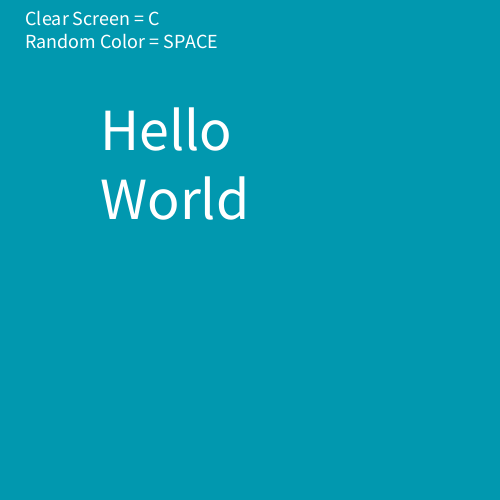
Frame 1 (no input)
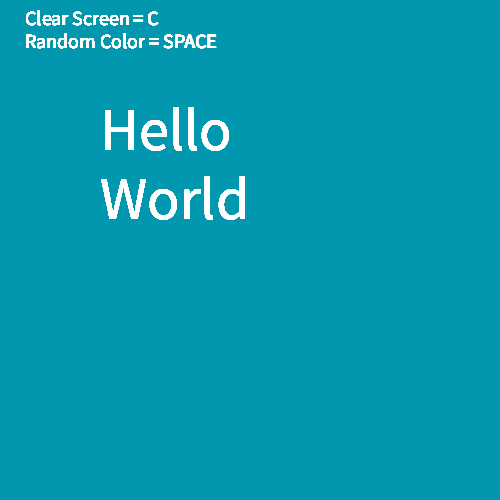
Frame 60 (the mouse pressed at the canvas centre just before this capture)
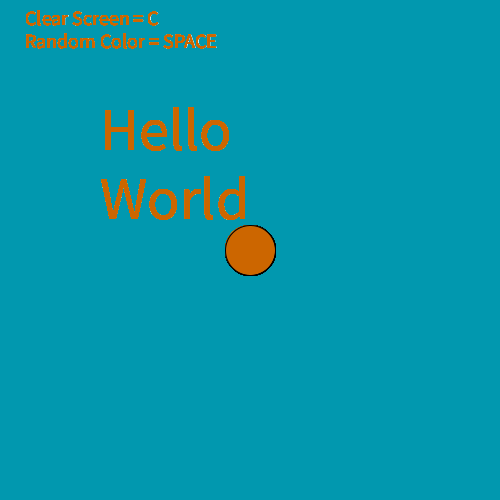
Frame 120 (the mouse held since frame 60 and released just before this capture)

The Processing sketch that drew these frames (run headless with seeded random() and noise(); from frame 60 on, the mouse is pressed at the canvas centre):

// Processing sketch: A1
// ── A1.pde
//Mariah Vicary 9/6/2017
//Everyone has to start somewhere...
//Program draws an ellipse whenever and wherever the mouse is pressed
//Also chooses a random color when 'space' is pressed
//Also clears the screen when 'c' is pressed

boolean onPressed = false;
boolean newscreen = true;
color elcolor = color (204, 102, 0);

void setup() {
  size(500, 500); 
  background(#0198af);
}

void draw() {

  //int x = 50;
  textSize(20);
 
  text("Clear Screen = C" + "\n" +
    "Random Color = SPACE" + "\n"
    , width*0.05, height*0.05);

  if (newscreen) {
    textSize(60);
    text("Hello" + "\n" +
      "World" + "\n"
      , width*0.2, height*0.3);
  }

  if (onPressed) {
    ellipse(mouseX, mouseY, 50, 50);
    fill(elcolor);
  }
}// end draw


void keyPressed() {
  newscreen = false;

  if (key == ' ') {
    elcolor = color(random(255), random(255), random(255));
  }

  if (key == 'c') {
    background(16);
  }
}   

void mousePressed() {
  onPressed = true;
}

void mouseReleased() {
  onPressed = false;
}
